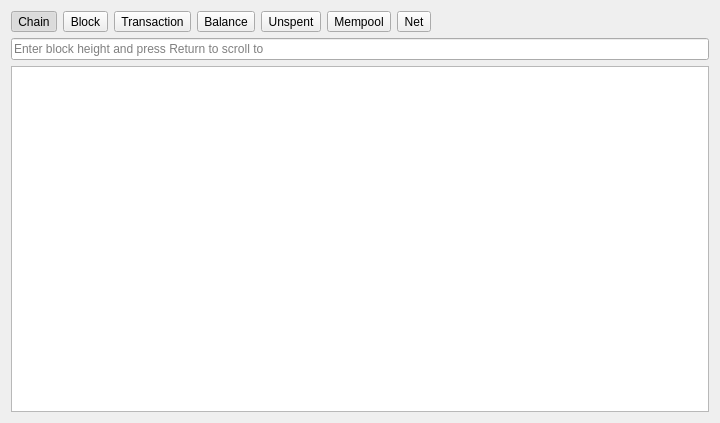
<?xml version="1.0" encoding="UTF-8"?>
<ui version="4.0">
 <class>BlockchainPage</class>
 <widget class="QWidget" name="BlockchainPage">
  <property name="geometry">
   <rect>
    <x>0</x>
    <y>0</y>
    <width>720</width>
    <height>423</height>
   </rect>
  </property>
  <property name="windowTitle">
   <string>Blochain Info page</string>
  </property>
  <layout class="QGridLayout" name="gridLayout">
   <item row="0" column="1">
    <widget class="QToolButton" name="buttonBlock">
     <property name="text">
      <string>Block</string>
     </property>
     <property name="checkable">
      <bool>true</bool>
     </property>
     <property name="autoExclusive">
      <bool>true</bool>
     </property>
    </widget>
   </item>
   <item row="1" column="0" colspan="8">
    <widget class="QStackedWidget" name="tabs">
     <property name="currentIndex">
      <number>0</number>
     </property>
     <widget class="QWidget" name="pageChain">
      <layout class="QGridLayout" name="gridLayout_2">
       <property name="leftMargin">
        <number>0</number>
       </property>
       <property name="topMargin">
        <number>0</number>
       </property>
       <property name="rightMargin">
        <number>0</number>
       </property>
       <property name="bottomMargin">
        <number>0</number>
       </property>
       <item row="1" column="0">
        <widget class="QTreeView" name="blockchainView">
         <property name="alternatingRowColors">
          <bool>true</bool>
         </property>
         <property name="verticalScrollMode">
          <enum>QAbstractItemView::ScrollPerPixel</enum>
         </property>
         <property name="rootIsDecorated">
          <bool>false</bool>
         </property>
         <property name="uniformRowHeights">
          <bool>true</bool>
         </property>
         <property name="itemsExpandable">
          <bool>false</bool>
         </property>
         <property name="allColumnsShowFocus">
          <bool>true</bool>
         </property>
        </widget>
       </item>
       <item row="0" column="0">
        <widget class="QLineEdit" name="lineJumpToBlock">
         <property name="placeholderText">
          <string>Enter block height and press Return to scroll to</string>
         </property>
        </widget>
       </item>
      </layout>
     </widget>
     <widget class="QWidget" name="pageBlock">
      <layout class="QGridLayout" name="gridLayout_3">
       <property name="leftMargin">
        <number>0</number>
       </property>
       <property name="topMargin">
        <number>0</number>
       </property>
       <property name="rightMargin">
        <number>0</number>
       </property>
       <property name="bottomMargin">
        <number>0</number>
       </property>
       <item row="1" column="0">
        <widget class="QTreeWidget" name="blockValues">
         <property name="alternatingRowColors">
          <bool>true</bool>
         </property>
         <property name="rootIsDecorated">
          <bool>false</bool>
         </property>
         <property name="uniformRowHeights">
          <bool>true</bool>
         </property>
         <property name="itemsExpandable">
          <bool>false</bool>
         </property>
         <property name="allColumnsShowFocus">
          <bool>true</bool>
         </property>
         <column>
          <property name="text">
           <string>Property</string>
          </property>
         </column>
         <column>
          <property name="text">
           <string>Value</string>
          </property>
         </column>
        </widget>
       </item>
       <item row="0" column="0">
        <widget class="QLineEdit" name="lineFindBlock">
         <property name="placeholderText">
          <string>Enter block height or hash and press Return to see details</string>
         </property>
        </widget>
       </item>
      </layout>
     </widget>
     <widget class="QWidget" name="pageTx">
      <layout class="QGridLayout" name="gridLayout_4">
       <property name="leftMargin">
        <number>0</number>
       </property>
       <property name="topMargin">
        <number>0</number>
       </property>
       <property name="rightMargin">
        <number>0</number>
       </property>
       <property name="bottomMargin">
        <number>0</number>
       </property>
       <item row="0" column="0">
        <widget class="QLineEdit" name="lineTx">
         <property name="placeholderText">
          <string>Paste transaction hash to see details</string>
         </property>
        </widget>
       </item>
       <item row="1" column="0">
        <widget class="QWidget" name="txDetails" native="true"/>
       </item>
      </layout>
     </widget>
     <widget class="QWidget" name="pageAddress">
      <layout class="QGridLayout" name="gridLayout_7" rowstretch="0,1,30">
       <property name="leftMargin">
        <number>0</number>
       </property>
       <property name="topMargin">
        <number>0</number>
       </property>
       <property name="rightMargin">
        <number>0</number>
       </property>
       <property name="bottomMargin">
        <number>0</number>
       </property>
       <item row="0" column="0">
        <widget class="QLineEdit" name="lineBalanceAddress">
         <property name="placeholderText">
          <string>Enter address and press Return to see details</string>
         </property>
        </widget>
       </item>
       <item row="1" column="0">
        <widget class="QTreeWidget" name="balanceCurrent">
         <property name="minimumSize">
          <size>
           <width>0</width>
           <height>100</height>
          </size>
         </property>
         <property name="alternatingRowColors">
          <bool>true</bool>
         </property>
         <property name="rootIsDecorated">
          <bool>false</bool>
         </property>
         <property name="uniformRowHeights">
          <bool>true</bool>
         </property>
         <property name="itemsExpandable">
          <bool>false</bool>
         </property>
         <property name="allColumnsShowFocus">
          <bool>true</bool>
         </property>
         <column>
          <property name="text">
           <string>Property</string>
          </property>
         </column>
         <column>
          <property name="text">
           <string>Value</string>
          </property>
         </column>
        </widget>
       </item>
       <item row="2" column="0">
        <widget class="QTreeWidget" name="balanceValues">
         <property name="alternatingRowColors">
          <bool>true</bool>
         </property>
         <property name="rootIsDecorated">
          <bool>false</bool>
         </property>
         <property name="uniformRowHeights">
          <bool>true</bool>
         </property>
         <property name="itemsExpandable">
          <bool>false</bool>
         </property>
         <property name="allColumnsShowFocus">
          <bool>true</bool>
         </property>
         <column>
          <property name="text">
           <string>N</string>
          </property>
         </column>
         <column>
          <property name="text">
           <string>Tx</string>
          </property>
         </column>
         <column>
          <property name="text">
           <string>Credit</string>
          </property>
         </column>
         <column>
          <property name="text">
           <string>Debit</string>
          </property>
         </column>
         <column>
          <property name="text">
           <string>Total</string>
          </property>
         </column>
         <column>
          <property name="text">
           <string>Frozen</string>
          </property>
         </column>
         <column>
          <property name="text">
           <string>Date</string>
          </property>
         </column>
        </widget>
       </item>
      </layout>
     </widget>
     <widget class="QWidget" name="pageUtxo">
      <layout class="QGridLayout" name="gridLayout_8">
       <property name="leftMargin">
        <number>0</number>
       </property>
       <property name="topMargin">
        <number>0</number>
       </property>
       <property name="rightMargin">
        <number>0</number>
       </property>
       <property name="bottomMargin">
        <number>0</number>
       </property>
       <item row="0" column="0">
        <widget class="QLineEdit" name="lineUtxoAddress">
         <property name="placeholderText">
          <string>Enter address and press Return to see details</string>
         </property>
        </widget>
       </item>
       <item row="1" column="0">
        <widget class="QTreeWidget" name="utxoValues">
         <property name="alternatingRowColors">
          <bool>true</bool>
         </property>
         <property name="rootIsDecorated">
          <bool>false</bool>
         </property>
         <property name="uniformRowHeights">
          <bool>true</bool>
         </property>
         <property name="itemsExpandable">
          <bool>false</bool>
         </property>
         <property name="allColumnsShowFocus">
          <bool>true</bool>
         </property>
         <column>
          <property name="text">
           <string>N</string>
          </property>
         </column>
         <column>
          <property name="text">
           <string>Txout</string>
          </property>
         </column>
         <column>
          <property name="text">
           <string>Liquid</string>
          </property>
         </column>
         <column>
          <property name="text">
           <string>Reserve</string>
          </property>
         </column>
         <column>
          <property name="text">
           <string>Amount</string>
          </property>
         </column>
         <column>
          <property name="text">
           <string>F</string>
          </property>
         </column>
        </widget>
       </item>
      </layout>
     </widget>
     <widget class="QWidget" name="pageMempool">
      <layout class="QGridLayout" name="gridLayout_6">
       <property name="leftMargin">
        <number>0</number>
       </property>
       <property name="topMargin">
        <number>0</number>
       </property>
       <property name="rightMargin">
        <number>0</number>
       </property>
       <property name="bottomMargin">
        <number>0</number>
       </property>
       <item row="0" column="0">
        <widget class="QTreeWidget" name="mempoolView">
         <property name="alternatingRowColors">
          <bool>true</bool>
         </property>
         <property name="rootIsDecorated">
          <bool>false</bool>
         </property>
         <property name="uniformRowHeights">
          <bool>true</bool>
         </property>
         <property name="itemsExpandable">
          <bool>false</bool>
         </property>
         <property name="allColumnsShowFocus">
          <bool>true</bool>
         </property>
         <column>
          <property name="text">
           <string>Transactions</string>
          </property>
         </column>
        </widget>
       </item>
      </layout>
     </widget>
     <widget class="QWidget" name="pageNet">
      <layout class="QGridLayout" name="gridLayout_5">
       <property name="leftMargin">
        <number>0</number>
       </property>
       <property name="topMargin">
        <number>0</number>
       </property>
       <property name="rightMargin">
        <number>0</number>
       </property>
       <property name="bottomMargin">
        <number>0</number>
       </property>
       <item row="0" column="0">
        <widget class="QTreeWidget" name="netNodes">
         <property name="alternatingRowColors">
          <bool>true</bool>
         </property>
         <property name="rootIsDecorated">
          <bool>false</bool>
         </property>
         <property name="uniformRowHeights">
          <bool>true</bool>
         </property>
         <property name="itemsExpandable">
          <bool>false</bool>
         </property>
         <property name="allColumnsShowFocus">
          <bool>true</bool>
         </property>
         <column>
          <property name="text">
           <string>Address</string>
          </property>
         </column>
         <column>
          <property name="text">
           <string>Protocol</string>
          </property>
         </column>
         <column>
          <property name="text">
           <string>Version</string>
          </property>
         </column>
         <column>
          <property name="text">
           <string>Start height</string>
          </property>
         </column>
        </widget>
       </item>
      </layout>
     </widget>
    </widget>
   </item>
   <item row="0" column="3">
    <widget class="QToolButton" name="buttonAddress">
     <property name="text">
      <string>Balance</string>
     </property>
    </widget>
   </item>
   <item row="0" column="2">
    <widget class="QToolButton" name="buttonTx">
     <property name="text">
      <string>Transaction</string>
     </property>
     <property name="checkable">
      <bool>true</bool>
     </property>
     <property name="autoExclusive">
      <bool>true</bool>
     </property>
    </widget>
   </item>
   <item row="0" column="6">
    <widget class="QToolButton" name="buttonNet">
     <property name="text">
      <string>Net</string>
     </property>
     <property name="checkable">
      <bool>true</bool>
     </property>
     <property name="autoExclusive">
      <bool>true</bool>
     </property>
    </widget>
   </item>
   <item row="0" column="7">
    <spacer name="horizontalSpacer">
     <property name="orientation">
      <enum>Qt::Horizontal</enum>
     </property>
     <property name="sizeHint" stdset="0">
      <size>
       <width>40</width>
       <height>20</height>
      </size>
     </property>
    </spacer>
   </item>
   <item row="0" column="0">
    <widget class="QToolButton" name="buttonChain">
     <property name="text">
      <string>Chain</string>
     </property>
     <property name="checkable">
      <bool>true</bool>
     </property>
     <property name="checked">
      <bool>true</bool>
     </property>
     <property name="autoExclusive">
      <bool>true</bool>
     </property>
    </widget>
   </item>
   <item row="0" column="4">
    <widget class="QToolButton" name="buttonUnspent">
     <property name="text">
      <string>Unspent</string>
     </property>
    </widget>
   </item>
   <item row="0" column="5">
    <widget class="QToolButton" name="buttonMempool">
     <property name="text">
      <string>Mempool</string>
     </property>
    </widget>
   </item>
  </layout>
 </widget>
 <tabstops>
  <tabstop>buttonChain</tabstop>
  <tabstop>buttonBlock</tabstop>
  <tabstop>buttonTx</tabstop>
  <tabstop>buttonAddress</tabstop>
  <tabstop>buttonUnspent</tabstop>
  <tabstop>buttonMempool</tabstop>
  <tabstop>buttonNet</tabstop>
  <tabstop>lineJumpToBlock</tabstop>
  <tabstop>blockchainView</tabstop>
  <tabstop>lineTx</tabstop>
  <tabstop>netNodes</tabstop>
  <tabstop>blockValues</tabstop>
  <tabstop>lineFindBlock</tabstop>
  <tabstop>lineBalanceAddress</tabstop>
  <tabstop>balanceValues</tabstop>
  <tabstop>lineUtxoAddress</tabstop>
  <tabstop>utxoValues</tabstop>
  <tabstop>mempoolView</tabstop>
 </tabstops>
 <resources/>
 <connections/>
</ui>
